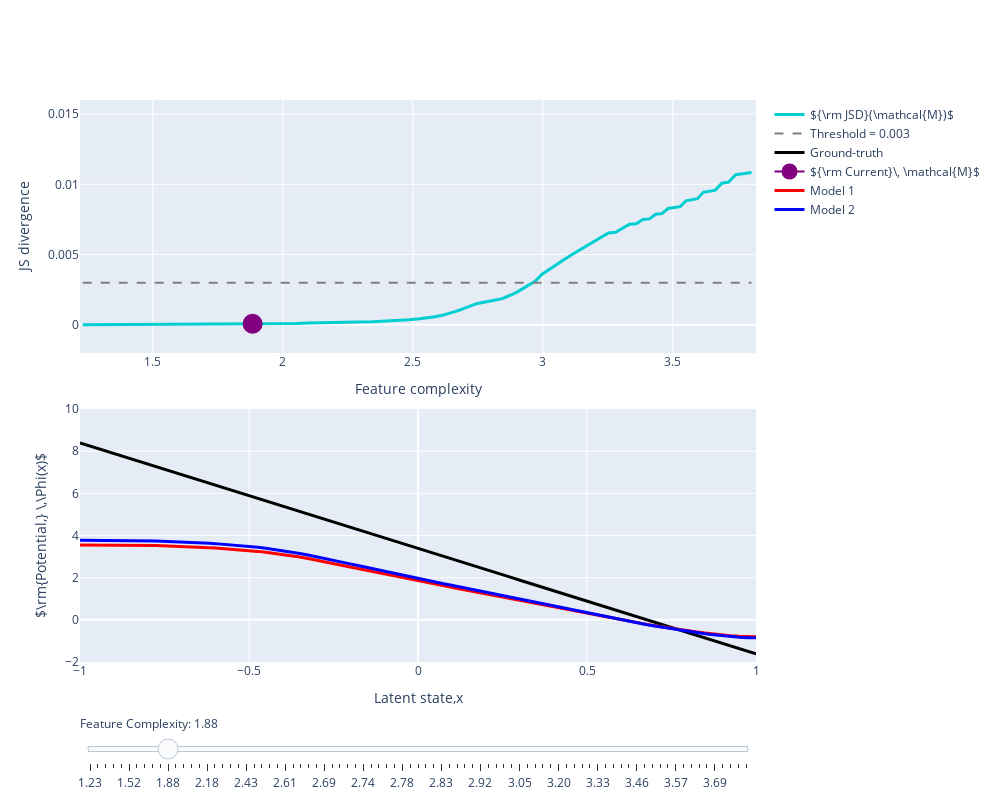

The cell this chart's notebook holds for it:
### Markdown cell above
Visualize the results with interactive plotly graph.

### Code cell
# Cell 4

import plotly.graph_objects as go
import numpy as np
from plotly.subplots import make_subplots

JS_thres=0.001

# FC_cur - is the current feature complexity
FC = FCs_array1.min()

# Create figure
fig = make_subplots(rows=2, cols=1,vertical_spacing=0.1)
fig.update_layout(width=1000,height=800)

# JSD(FC) curve - static plot
fig.add_trace(
    go.Scatter(
        visible=False,
        line=dict(color="#00CED1", width=3),
        name=r'${\rm JSD}(\mathcal{M})$',
        x=FCs_array1,
        y=JS),
        row = 1,
        col = 1)
# Threshold JSD
fig.add_trace(
    go.Scatter(
        visible=False,
        line=dict(color="grey", width=2, dash='dash'),
        name=f'Threshold = {JS_thres}',
        x=FCs_array1,
        y=JS_thres*np.ones_like(FCs_array1)),
        row = 1,
        col = 1)

# Ground-truth model potential
fig.add_trace(
    go.Scatter(
        visible=False,
        line=dict(color="black", width=3),
        name="Ground-truth",
        x=em_fitting.x_d_,
        y=-np.log(peq_gt)),
        row = 2,
        col = 1)


# Add dynamical objects that will be changed with the slider

for FC in FCs_array1:
    # Current Feature Complexity (a dot in the upper subplot)
    fig.add_trace(  
        go.Scatter(
            visible=False,
            marker=dict(color="purple", size=20),
            name=r'${\rm Current}\, \mathcal{M}$ ',
            x=[FC],
            y=[JS[np.argmin(np.abs(FCs_array1-FC))]]),
            row = 1,
            col = 1)
    # Potential function from the sequence of models 1
    fig.add_trace(
        go.Scatter(
            visible=False,
            line=dict(color="red", width=3),
            name="Model 1",
            x=em_fitting.x_d_,
            y=-np.log(data1['peqs'][...,int(inds1[np.argmin(np.abs(FCs_array1-FC))])])),
            row = 2,
            col = 1)
    # Potential function from the sequence of models 2
    fig.add_trace(
        go.Scatter(
            visible=False,
            line=dict(color="blue", width=3),
            name="Model 2",
            x=em_fitting.x_d_,
            y=-np.log(data2['peqs'][...,int(inds2[np.argmin(np.abs(FCs_array1-FC))])])),
            row = 2,
            col = 1)
    
# Axes properties    
fig.update_xaxes(title_text='Feature complexity',range=[1.22,3.82],row=1,col=1)
fig.update_yaxes(title_text='JS divergence',range=[-0.002,0.016],row=1,col=1)
fig.update_xaxes(title_text='Latent state,x',range=[-1,1],row=2,col=1)
fig.update_yaxes(title_text=r'$\rm{Potential,} \,\Phi(x)$',range=[-2,10],row=2,col=1)
    
# Plots that will be visible initially
fig.data[0].visible = True
fig.data[1].visible = True
fig.data[2].visible = True
fig.data[3+3*10].visible = True
fig.data[4+3*10].visible = True
fig.data[5+3*10].visible = True

# Create and add slider
steps = []
for i in range((len(fig.data)-3)//3):
    step = dict(
        method="update",
        label='%.2f' % FCs_array1[i], 
        args=[{"visible": [True]*3+[False] * (len(fig.data)-3)},
              ],  # layout attribute
    )
    step["args"][0]["visible"][3*i+3] = True  
    step["args"][0]["visible"][3*i+4] = True
    step["args"][0]["visible"][3*i+5] = True
    steps.append(step)

sliders = [dict(
    active=10,
    currentvalue={"prefix": "Feature Complexity: "},
    pad={"t": 50},
    steps=steps
)]

fig.update_layout(
    sliders=sliders
)

fig.show()
